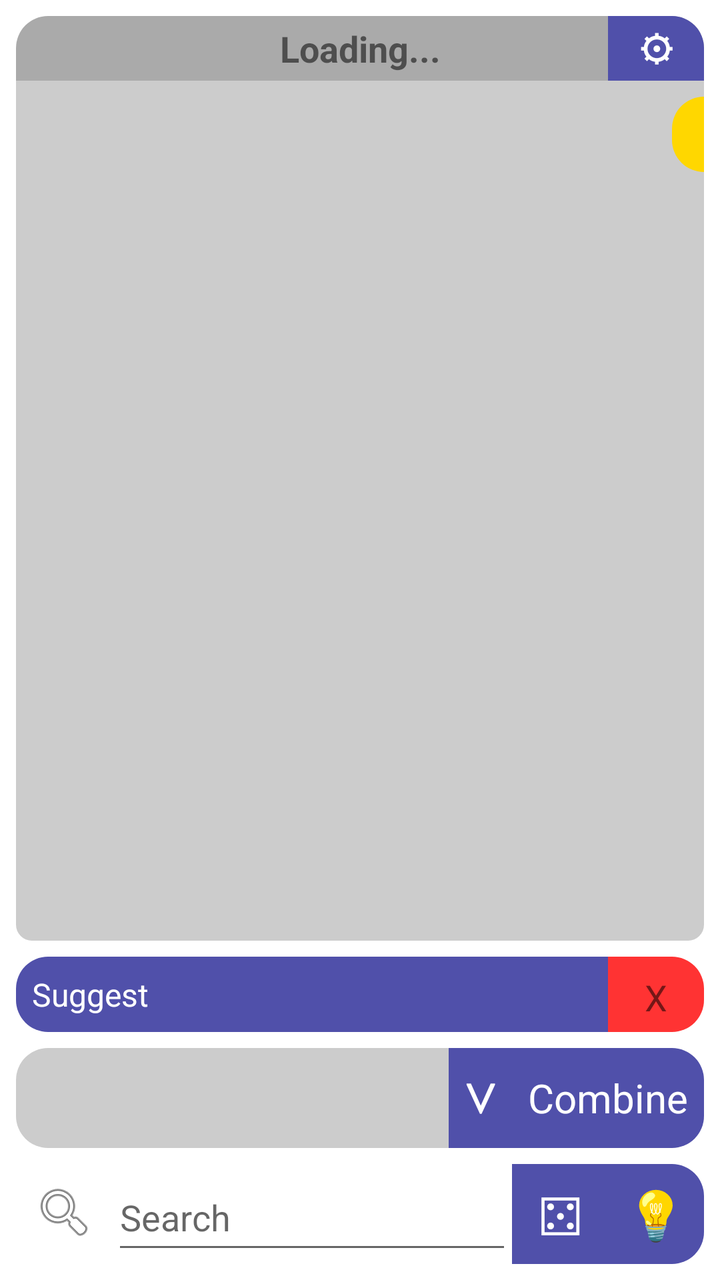
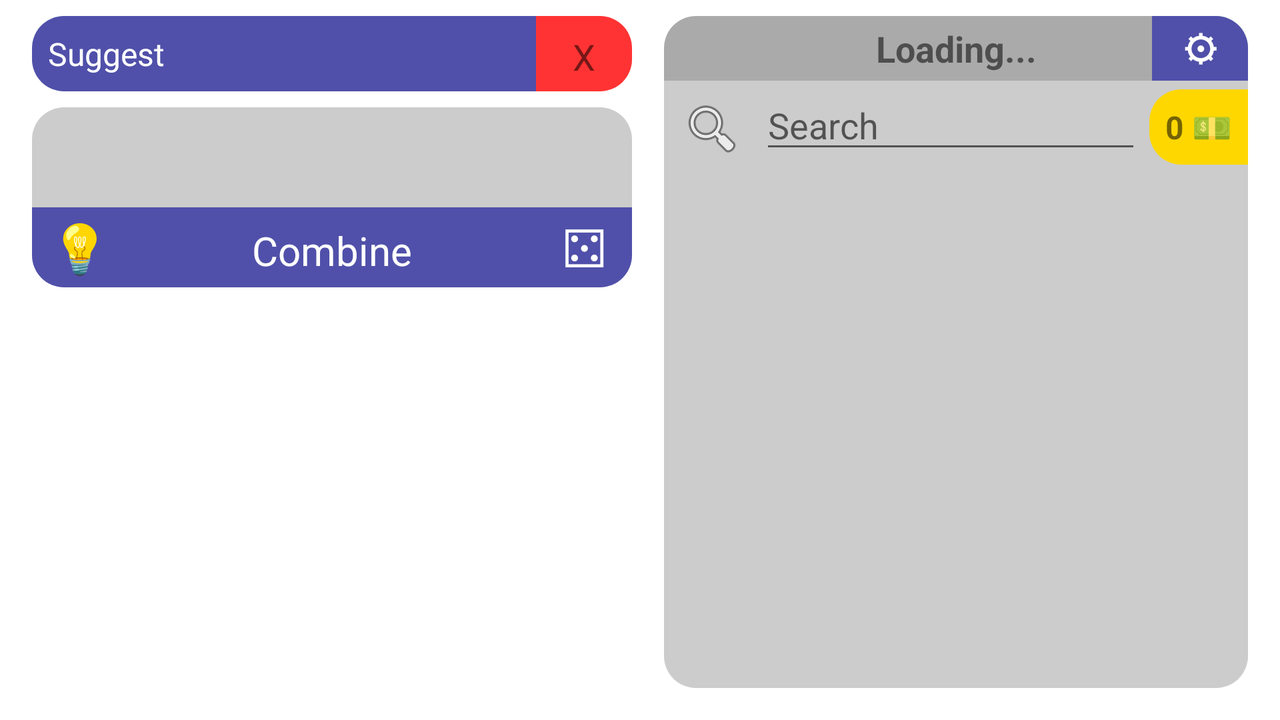

Two renders of one Android screen. The first uses the default layout on a phone; the second uses the alternative layout the repository ships for a different screen configuration, on a matching device. The two XML files are below.
<!-- AndroidManifest.xml: fallback theme Theme.MaterialComponents.DayNight.NoActionBar -->
<!-- res/layout/fragment_combine.xml -->
<?xml version="1.0" encoding="utf-8"?>
<FrameLayout xmlns:android="http://schemas.android.com/apk/res/android"
    xmlns:app="http://schemas.android.com/apk/res-auto"
    xmlns:tools="http://schemas.android.com/tools"
    android:id="@+id/combineFragment"
    android:layout_width="match_parent"
    android:layout_height="match_parent"
    tools:context=".CombineFragment">

    <androidx.constraintlayout.widget.ConstraintLayout
        android:layout_width="match_parent"
        android:layout_height="match_parent">

        <TextView
            android:id="@+id/suggestNew"
            android:layout_width="0dp"
            android:layout_height="wrap_content"
            android:layout_marginStart="8dp"
            android:layout_marginBottom="8dp"
            android:background="@drawable/rounded_left_primary"
            android:gravity="center_vertical"
            android:padding="8dp"
            android:text="Suggest"
            android:textColor="@android:color/white"
            android:textSize="16sp"
            app:layout_constraintBottom_toTopOf="@+id/combine_rv"
            app:layout_constraintEnd_toStartOf="@+id/closeSuggestNew"
            app:layout_constraintStart_toStartOf="parent" />

        <TextView
            android:id="@+id/closeSuggestNew"
            android:layout_width="48dp"
            android:layout_height="0dp"
            android:layout_marginEnd="8dp"
            android:background="@drawable/rounded_right_red"
            android:gravity="center_horizontal|center_vertical"
            android:padding="8dp"
            android:text="X"
            android:textSize="18sp"
            app:layout_constraintBottom_toBottomOf="@+id/suggestNew"
            app:layout_constraintEnd_toEndOf="parent"
            app:layout_constraintHorizontal_bias="1.0"
            app:layout_constraintStart_toStartOf="parent"
            app:layout_constraintTop_toTopOf="@+id/suggestNew" />

        <androidx.recyclerview.widget.RecyclerView
            android:id="@+id/combine_rv"
            android:layout_width="0dp"
            android:layout_height="wrap_content"
            android:layout_marginStart="8dp"
            android:layout_marginBottom="8dp"
            android:background="@drawable/rounded_left_light_gray"
            android:minHeight="50dp"
            android:padding="4dp"
            app:layout_constraintBottom_toTopOf="@+id/linearLayout"
            app:layout_constraintEnd_toStartOf="@+id/showCombineVertical"
            app:layout_constraintHorizontal_bias="0.0"
            app:layout_constraintStart_toStartOf="parent" />

        <TextView
            android:id="@+id/combineButton"
            android:layout_width="wrap_content"
            android:layout_height="0dp"
            android:layout_marginEnd="8dp"
            android:layout_weight="1"
            android:background="@drawable/rounded_right_primary"
            android:gravity="center_vertical"
            android:padding="8dp"
            android:text="@string/combine"
            android:textColor="@android:color/white"
            android:textSize="20sp"
            app:layout_constraintBottom_toBottomOf="@+id/combine_rv"
            app:layout_constraintEnd_toEndOf="parent"
            app:layout_constraintTop_toTopOf="@+id/combine_rv"
            app:layout_constraintVertical_bias="0.0" />

        <androidx.recyclerview.widget.RecyclerView
            android:id="@+id/elements_rv"
            android:layout_width="0dp"
            android:layout_height="0dp"
            android:layout_marginStart="8dp"
            android:layout_marginEnd="8dp"
            android:background="@color/layoutBG"
            android:padding="8dp"
            app:layout_constraintBottom_toTopOf="@+id/pins_rv"
            app:layout_constraintEnd_toEndOf="parent"
            app:layout_constraintHorizontal_bias="0.0"
            app:layout_constraintStart_toStartOf="parent"
            app:layout_constraintTop_toBottomOf="@+id/yourElementsHeading">

        </androidx.recyclerview.widget.RecyclerView>

        <LinearLayout
            android:id="@+id/linearLayout"
            android:layout_width="0dp"
            android:layout_height="50dp"
            android:layout_marginStart="8dp"
            android:layout_marginBottom="8dp"
            android:background="@drawable/rounded_all"
            android:orientation="horizontal"
            app:layout_constraintBottom_toBottomOf="parent"
            app:layout_constraintEnd_toEndOf="@+id/elements_rv"
            app:layout_constraintStart_toStartOf="parent">

            <ImageView
                android:id="@+id/imageView"
                android:layout_width="wrap_content"
                android:layout_height="wrap_content"
                android:layout_weight="0"
                android:padding="8dp"
                android:src="@android:drawable/ic_menu_search" />

            <EditText
                android:id="@+id/searchText"
                android:layout_width="wrap_content"
                android:layout_height="match_parent"
                android:layout_weight="1"
                android:hint="@android:string/search_go"
                android:inputType="textPersonName" />

            <TextView
                android:id="@+id/addRandomElement"
                android:layout_width="48dp"
                android:layout_height="match_parent"
                android:layout_weight="0"
                android:background="@color/colorPrimary"
                android:gravity="center_horizontal|center_vertical"
                android:minHeight="40dp"
                android:text="⚄"
                android:textAlignment="center"
                android:textColor="@android:color/white"
                android:textSize="28sp" />

            <TextView
                android:id="@+id/openHints"
                android:layout_width="48dp"
                android:layout_height="match_parent"
                android:layout_gravity="center_vertical"
                android:background="@drawable/rounded_right_primary"
                android:gravity="center_horizontal|center_vertical"
                android:text="💡"
                android:textColor="@android:color/white"
                android:textSize="24sp" />

        </LinearLayout>

        <TextView
            android:id="@+id/yourElementsHeading"
            android:layout_width="0dp"
            android:layout_height="wrap_content"
            android:layout_marginTop="8dp"
            android:background="@drawable/rounded_top_dark_gray"
            android:padding="4dp"
            android:text="@string/loading"
            android:textAlignment="center"
            android:textSize="18sp"
            android:textStyle="bold"
            app:layout_constraintEnd_toEndOf="@+id/elements_rv"
            app:layout_constraintHorizontal_bias="0.0"
            app:layout_constraintStart_toStartOf="@+id/elements_rv"
            app:layout_constraintTop_toTopOf="parent" />

        <TextView
            android:id="@+id/balance"
            android:layout_width="wrap_content"
            android:layout_height="0dp"
            android:layout_marginTop="8dp"
            android:layout_weight="0"
            android:background="@drawable/rounded_left_gold"
            android:gravity="center_horizontal|center_vertical"
            android:padding="8dp"
            android:textSize="16sp"
            android:textStyle="bold"
            app:layout_constraintEnd_toEndOf="@+id/elements_rv"
            app:layout_constraintTop_toBottomOf="@+id/yourElementsHeading" />

        <TextView
            android:id="@+id/openElementsSetting"
            android:layout_width="48dp"
            android:layout_height="0dp"
            android:background="@drawable/rounded_topright_primary"
            android:gravity="center_horizontal|center_vertical"
            android:text="⚙"
            android:textColor="@android:color/white"
            android:textSize="18sp"
            android:textStyle="bold"
            app:layout_constraintBottom_toBottomOf="@+id/yourElementsHeading"
            app:layout_constraintEnd_toEndOf="@+id/elements_rv"
            app:layout_constraintTop_toTopOf="@+id/yourElementsHeading" />

        <TextView
            android:id="@+id/showCombineVertical"
            android:layout_width="wrap_content"
            android:layout_height="0dp"
            android:background="@color/colorPrimary"
            android:gravity="center_horizontal|center_vertical"
            android:padding="8dp"
            android:text="ᐯ"
            android:textColor="@android:color/white"
            android:textSize="20sp"
            android:textStyle="bold"
            app:layout_constraintBottom_toBottomOf="@+id/combine_rv"
            app:layout_constraintEnd_toStartOf="@+id/combineButton"
            app:layout_constraintTop_toTopOf="@+id/combine_rv"
            app:layout_constraintVertical_bias="0.0" />

        <TextView
            android:id="@+id/pinTitle"
            android:layout_width="wrap_content"
            android:layout_height="0dp"
            android:layout_marginStart="8dp"
            android:layout_marginBottom="8dp"
            android:background="@drawable/rounded_bottomleft_light_gray"
            android:gravity="center_horizontal|center_vertical"
            android:padding="8dp"
            android:text="📌"
            android:textSize="20sp"
            app:layout_constraintBottom_toTopOf="@+id/suggestNew"
            app:layout_constraintStart_toStartOf="parent"
            app:layout_constraintTop_toTopOf="@+id/pins_rv" />

        <androidx.recyclerview.widget.RecyclerView
            android:id="@+id/pins_rv"
            android:layout_width="0dp"
            android:layout_height="wrap_content"
            android:layout_marginEnd="8dp"
            android:layout_marginBottom="8dp"
            android:background="@drawable/rounded_bottomright_light_gray"
            android:padding="4dp"
            app:layout_constraintBottom_toTopOf="@+id/suggestNew"
            app:layout_constraintEnd_toEndOf="parent"
            app:layout_constraintStart_toEndOf="@+id/pinTitle" />
    </androidx.constraintlayout.widget.ConstraintLayout>
</FrameLayout>
<!-- resources referenced by this layout -->
<resources>
  <color name="colorPrimary">#5050AA</color>
  <color name="layoutBG">#CCCCCC</color>
  <!-- drawable rounded_bottomleft_light_gray (drawable) -->
  <?xml version="1.0" encoding="utf-8"?>
  <shape xmlns:android="http://schemas.android.com/apk/res/android">
      <solid android:color="@color/layoutBG"/>
      <corners
          android:bottomLeftRadius="16dp"/>
  </shape>
  <!-- drawable rounded_bottomright_light_gray (drawable) -->
  <?xml version="1.0" encoding="utf-8"?>
  <shape xmlns:android="http://schemas.android.com/apk/res/android">
      <solid android:color="@color/layoutBG"/>
      <corners
          android:bottomRightRadius="16dp"/>
  </shape>
  <!-- drawable rounded_left_gold (drawable) -->
  <?xml version="1.0" encoding="utf-8"?>
  <shape xmlns:android="http://schemas.android.com/apk/res/android">
      <solid android:color="@color/gold"/>
      <corners
          android:topLeftRadius="16dp"
          android:bottomLeftRadius="16dp"/>
  </shape>
  <!-- drawable rounded_left_light_gray (drawable) -->
  <?xml version="1.0" encoding="utf-8"?>
  <shape xmlns:android="http://schemas.android.com/apk/res/android">
      <solid android:color="@color/layoutBG"/>
      <corners
          android:topLeftRadius="16dp"
          android:bottomLeftRadius="16dp"/>
  </shape>
  <!-- drawable rounded_left_primary (drawable) -->
  <?xml version="1.0" encoding="utf-8"?>
  <shape xmlns:android="http://schemas.android.com/apk/res/android">
      <solid android:color="@color/colorPrimary"/>
      <corners
          android:topLeftRadius="16dp"
          android:bottomLeftRadius="16dp"/>
  </shape>
  <!-- drawable rounded_right_primary (drawable) -->
  <?xml version="1.0" encoding="utf-8"?>
  <shape xmlns:android="http://schemas.android.com/apk/res/android">
      <solid android:color="@color/colorPrimary"/>
      <corners
          android:topRightRadius="16dp"
          android:bottomRightRadius="16dp"/>
  </shape>
  <!-- drawable rounded_right_red (drawable) -->
  <?xml version="1.0" encoding="utf-8"?>
  <shape xmlns:android="http://schemas.android.com/apk/res/android">
      <solid android:color="@color/errorRed"/>
      <corners
          android:topRightRadius="16dp"
          android:bottomRightRadius="16dp"/>
  </shape>
  <!-- drawable rounded_top_dark_gray (drawable) -->
  <?xml version="1.0" encoding="utf-8"?>
  <shape xmlns:android="http://schemas.android.com/apk/res/android">
      <solid android:color="@color/layoutTitleBG"/>
      <corners
          android:topLeftRadius="16dp"
          android:topRightRadius="16dp"/>
  </shape>
  <!-- drawable rounded_topright_primary (drawable) -->
  <?xml version="1.0" encoding="utf-8"?>
  <shape xmlns:android="http://schemas.android.com/apk/res/android">
      <solid android:color="@color/colorPrimary"/>
      <corners
          android:topRightRadius="16dp" />
  </shape>
  <string name="combine">Combine</string>
  <string name="loading">Loading...</string>
  <color name="gold">#FFD700</color>
  <color name="errorRed">#FF3333</color>
  <color name="layoutTitleBG">#AAAAAA</color>
</resources>
<!-- res/layout-land/fragment_combine.xml (the repository's variant of the layout above) -->
<!-- drawn on the phone turned sideways -->
<?xml version="1.0" encoding="utf-8"?>
<FrameLayout xmlns:android="http://schemas.android.com/apk/res/android"
    xmlns:app="http://schemas.android.com/apk/res-auto"
    xmlns:tools="http://schemas.android.com/tools"
    android:id="@+id/combineFragment"
    android:layout_width="match_parent"
    android:layout_height="match_parent"
    tools:context=".CombineFragment">

    <androidx.constraintlayout.widget.ConstraintLayout
        android:layout_width="match_parent"
        android:layout_height="match_parent">

        <TextView
            android:id="@+id/suggestNew"
            android:layout_width="0dp"
            android:layout_height="wrap_content"
            android:layout_marginTop="8dp"
            android:background="@drawable/rounded_left_primary"
            android:gravity="center_vertical"
            android:padding="8dp"
            android:text="Suggest"
            android:textColor="@android:color/white"
            android:textSize="16sp"
            app:layout_constraintEnd_toStartOf="@+id/closeSuggestNew"
            app:layout_constraintStart_toStartOf="@+id/combine_rv"
            app:layout_constraintTop_toTopOf="parent" />

        <TextView
            android:id="@+id/closeSuggestNew"
            android:layout_width="48dp"
            android:layout_height="0dp"
            android:background="@drawable/rounded_right_red"
            android:gravity="center_horizontal|center_vertical"
            android:padding="8dp"
            android:text="X"
            android:textSize="18sp"
            app:layout_constraintBottom_toBottomOf="@+id/suggestNew"
            app:layout_constraintEnd_toEndOf="@+id/combine_rv"
            app:layout_constraintHorizontal_bias="1.0"
            app:layout_constraintStart_toStartOf="parent"
            app:layout_constraintTop_toTopOf="@+id/suggestNew" />

        <androidx.recyclerview.widget.RecyclerView
            android:id="@+id/combine_rv"
            android:layout_width="300dp"
            android:layout_height="wrap_content"
            android:layout_marginStart="16dp"
            android:layout_marginTop="8dp"
            android:background="@drawable/rounded_top_light_gray"
            android:minHeight="50dp"
            android:padding="20dp"
            app:layout_constraintBottom_toBottomOf="parent"
            app:layout_constraintStart_toStartOf="parent"
            app:layout_constraintTop_toBottomOf="@+id/suggestNew"
            app:layout_constraintVertical_bias="0.0" />

        <androidx.recyclerview.widget.RecyclerView
            android:id="@+id/elements_rv"
            android:layout_width="0dp"
            android:layout_height="0dp"
            android:layout_marginBottom="16dp"
            android:background="@drawable/rounded_bottom_light_gray"
            android:padding="8dp"
            app:layout_constraintBottom_toBottomOf="parent"
            app:layout_constraintEnd_toEndOf="@+id/linearLayout"
            app:layout_constraintStart_toStartOf="@+id/linearLayout"
            app:layout_constraintTop_toBottomOf="@+id/pins_rv">

        </androidx.recyclerview.widget.RecyclerView>

        <LinearLayout
            android:id="@+id/linearLayout3"
            android:layout_width="300dp"
            android:layout_height="wrap_content"
            android:orientation="horizontal"
            app:layout_constraintBottom_toBottomOf="parent"
            app:layout_constraintStart_toStartOf="@+id/combine_rv"
            app:layout_constraintTop_toBottomOf="@+id/combine_rv"
            app:layout_constraintVertical_bias="0.0">

            <TextView
                android:id="@+id/openHints"
                android:layout_width="48dp"
                android:layout_height="match_parent"
                android:layout_gravity="center_vertical"
                android:background="@drawable/rounded_bottomleft_primary"
                android:gravity="center_horizontal|center_vertical"
                android:text="💡"
                android:textColor="@android:color/white"
                android:textSize="24sp" />

            <TextView
                android:id="@+id/combineButton"
                android:layout_width="match_parent"
                android:layout_height="match_parent"
                android:layout_weight="1"
                android:background="@color/colorPrimary"
                android:padding="8dp"
                android:text="@string/combine"
                android:textAlignment="center"
                android:textColor="@android:color/white"
                android:textSize="20sp" />

            <TextView
                android:id="@+id/addRandomElement"
                android:layout_width="48dp"
                android:layout_height="wrap_content"
                android:layout_weight="0"
                android:background="@drawable/rounded_bottomright_primary"
                android:minHeight="40dp"
                android:text="⚄"
                android:textAlignment="center"
                android:textColor="@android:color/white"
                android:textSize="28sp" />
        </LinearLayout>

        <LinearLayout
            android:id="@+id/linearLayout"
            android:layout_width="0dp"
            android:layout_height="50dp"
            android:layout_marginStart="16dp"
            android:layout_marginEnd="16dp"
            android:background="@color/layoutBG"
            android:orientation="horizontal"
            app:layout_constraintEnd_toEndOf="parent"
            app:layout_constraintStart_toEndOf="@+id/combine_rv"
            app:layout_constraintTop_toBottomOf="@+id/yourElementsHeading">

            <ImageView
                android:id="@+id/imageView"
                android:layout_width="wrap_content"
                android:layout_height="wrap_content"
                android:layout_weight="0"
                android:padding="8dp"
                android:src="@android:drawable/ic_menu_search" />

            <EditText
                android:id="@+id/searchText"
                android:layout_width="wrap_content"
                android:layout_height="wrap_content"
                android:layout_weight="1"
                android:ems="10"
                android:hint="@android:string/search_go"
                android:inputType="textPersonName" />

            <TextView
                android:id="@+id/balance"
                android:layout_width="wrap_content"
                android:layout_height="wrap_content"
                android:layout_marginLeft="4dp"
                android:layout_weight="0"
                android:background="@drawable/rounded_left_gold"
                android:padding="8dp"
                android:text="0 💵"
                android:textSize="16sp"
                android:textStyle="bold" />

        </LinearLayout>

        <TextView
            android:id="@+id/yourElementsHeading"
            android:layout_width="0dp"
            android:layout_height="wrap_content"
            android:layout_marginTop="8dp"
            android:background="@drawable/rounded_top_dark_gray"
            android:padding="4dp"
            android:text="@string/loading"
            android:textAlignment="center"
            android:textSize="18sp"
            android:textStyle="bold"
            app:layout_constraintEnd_toEndOf="@+id/linearLayout"
            app:layout_constraintStart_toStartOf="@+id/linearLayout"
            app:layout_constraintTop_toTopOf="parent" />
        <TextView
            android:id="@+id/openElementsSetting"
            android:layout_width="48dp"
            android:layout_height="0dp"
            android:background="@drawable/rounded_topright_primary"
            android:gravity="center_horizontal|center_vertical"
            android:text="⚙"
            android:textColor="@android:color/white"
            android:textSize="18sp"
            android:textStyle="bold"
            app:layout_constraintBottom_toBottomOf="@+id/yourElementsHeading"
            app:layout_constraintEnd_toEndOf="@+id/elements_rv"
            app:layout_constraintTop_toTopOf="@+id/yourElementsHeading" />

        <TextView
            android:id="@+id/pinTitle"
            android:layout_width="wrap_content"
            android:layout_height="0dp"
            android:background="@color/layoutBG"
            android:gravity="center_horizontal|center_vertical"
            android:padding="8dp"
            android:text="📌"
            android:textSize="20sp"
            app:layout_constraintBottom_toBottomOf="@+id/pins_rv"
            app:layout_constraintStart_toStartOf="@+id/linearLayout"
            app:layout_constraintTop_toBottomOf="@+id/linearLayout" />

        <androidx.recyclerview.widget.RecyclerView
            android:id="@+id/pins_rv"
            android:layout_width="0dp"
            android:layout_height="wrap_content"
            android:background="@color/layoutBG"
            app:layout_constraintEnd_toEndOf="@+id/linearLayout"
            app:layout_constraintStart_toEndOf="@+id/pinTitle"
            app:layout_constraintTop_toBottomOf="@+id/linearLayout" />

    </androidx.constraintlayout.widget.ConstraintLayout>
</FrameLayout>
<!-- resources referenced by the variant -->
<!-- as the phone turned sideways resolves them -->
<resources>
  <color name="colorPrimary">#5050AA</color>
  <color name="layoutBG">#CCCCCC</color>
  <!-- drawable rounded_bottom_light_gray (drawable) -->
  <?xml version="1.0" encoding="utf-8"?>
  <shape xmlns:android="http://schemas.android.com/apk/res/android">
      <solid android:color="@color/layoutBG"/>
      <corners
          android:bottomLeftRadius="16dp"
          android:bottomRightRadius="16dp"/>
  </shape>
  <!-- drawable rounded_bottomleft_primary (drawable) -->
  <?xml version="1.0" encoding="utf-8"?>
  <shape xmlns:android="http://schemas.android.com/apk/res/android">
      <solid android:color="@color/colorPrimary"/>
      <corners
          android:bottomLeftRadius="16dp"/>
  </shape>
  <!-- drawable rounded_bottomright_primary (drawable) -->
  <?xml version="1.0" encoding="utf-8"?>
  <shape xmlns:android="http://schemas.android.com/apk/res/android">
      <solid android:color="@color/colorPrimary"/>
      <corners
          android:bottomRightRadius="16dp"/>
  </shape>
  <!-- drawable rounded_left_gold (drawable) -->
  <?xml version="1.0" encoding="utf-8"?>
  <shape xmlns:android="http://schemas.android.com/apk/res/android">
      <solid android:color="@color/gold"/>
      <corners
          android:topLeftRadius="16dp"
          android:bottomLeftRadius="16dp"/>
  </shape>
  <!-- drawable rounded_left_primary (drawable) -->
  <?xml version="1.0" encoding="utf-8"?>
  <shape xmlns:android="http://schemas.android.com/apk/res/android">
      <solid android:color="@color/colorPrimary"/>
      <corners
          android:topLeftRadius="16dp"
          android:bottomLeftRadius="16dp"/>
  </shape>
  <!-- drawable rounded_right_red (drawable) -->
  <?xml version="1.0" encoding="utf-8"?>
  <shape xmlns:android="http://schemas.android.com/apk/res/android">
      <solid android:color="@color/errorRed"/>
      <corners
          android:topRightRadius="16dp"
          android:bottomRightRadius="16dp"/>
  </shape>
  <!-- drawable rounded_top_dark_gray (drawable) -->
  <?xml version="1.0" encoding="utf-8"?>
  <shape xmlns:android="http://schemas.android.com/apk/res/android">
      <solid android:color="@color/layoutTitleBG"/>
      <corners
          android:topLeftRadius="16dp"
          android:topRightRadius="16dp"/>
  </shape>
  <!-- drawable rounded_top_light_gray (drawable) -->
  <?xml version="1.0" encoding="utf-8"?>
  <shape xmlns:android="http://schemas.android.com/apk/res/android">
      <solid android:color="@color/layoutBG"/>
      <corners
          android:topLeftRadius="16dp"
          android:topRightRadius="16dp"/>
  </shape>
  <!-- drawable rounded_topright_primary (drawable) -->
  <?xml version="1.0" encoding="utf-8"?>
  <shape xmlns:android="http://schemas.android.com/apk/res/android">
      <solid android:color="@color/colorPrimary"/>
      <corners
          android:topRightRadius="16dp" />
  </shape>
  <string name="combine">Combine</string>
  <string name="loading">Loading...</string>
  <color name="gold">#FFD700</color>
  <color name="errorRed">#FF3333</color>
  <color name="layoutTitleBG">#AAAAAA</color>
</resources>
